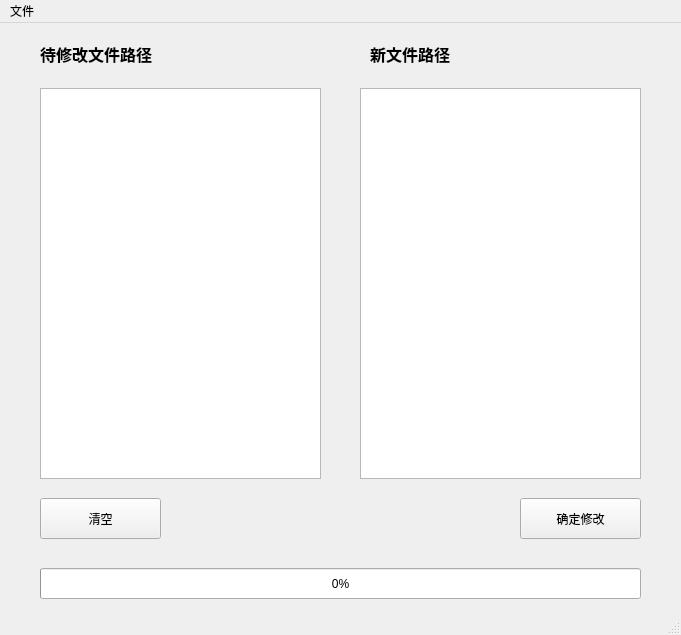
<?xml version="1.0" encoding="UTF-8"?>
<ui version="4.0">
 <class>MainWindow</class>
 <widget class="QMainWindow" name="MainWindow">
  <property name="geometry">
   <rect>
    <x>0</x>
    <y>0</y>
    <width>681</width>
    <height>635</height>
   </rect>
  </property>
  <property name="windowTitle">
   <string>农药编程-文件名修改工具v1.0</string>
  </property>
  <widget class="QWidget" name="centralwidget">
   <widget class="QListWidget" name="listWidget1">
    <property name="geometry">
     <rect>
      <x>40</x>
      <y>65</y>
      <width>281</width>
      <height>391</height>
     </rect>
    </property>
   </widget>
   <widget class="QPushButton" name="pushButtonOk">
    <property name="geometry">
     <rect>
      <x>520</x>
      <y>475</y>
      <width>121</width>
      <height>41</height>
     </rect>
    </property>
    <property name="text">
     <string>确定修改</string>
    </property>
   </widget>
   <widget class="QPushButton" name="pushButtonClear">
    <property name="geometry">
     <rect>
      <x>40</x>
      <y>475</y>
      <width>121</width>
      <height>41</height>
     </rect>
    </property>
    <property name="text">
     <string>清空</string>
    </property>
   </widget>
   <widget class="QProgressBar" name="progressBar">
    <property name="geometry">
     <rect>
      <x>40</x>
      <y>545</y>
      <width>601</width>
      <height>31</height>
     </rect>
    </property>
    <property name="value">
     <number>0</number>
    </property>
   </widget>
   <widget class="QListWidget" name="listWidget2">
    <property name="geometry">
     <rect>
      <x>360</x>
      <y>65</y>
      <width>281</width>
      <height>391</height>
     </rect>
    </property>
   </widget>
   <widget class="QLabel" name="label">
    <property name="geometry">
     <rect>
      <x>40</x>
      <y>20</y>
      <width>281</width>
      <height>21</height>
     </rect>
    </property>
    <property name="font">
     <font>
      <pointsize>12</pointsize>
      <bold>true</bold>
     </font>
    </property>
    <property name="text">
     <string>待修改文件路径</string>
    </property>
    <property name="alignment">
     <set>Qt::AlignLeading|Qt::AlignLeft|Qt::AlignVCenter</set>
    </property>
   </widget>
   <widget class="QLabel" name="label_2">
    <property name="geometry">
     <rect>
      <x>370</x>
      <y>20</y>
      <width>271</width>
      <height>21</height>
     </rect>
    </property>
    <property name="font">
     <font>
      <pointsize>12</pointsize>
      <bold>true</bold>
     </font>
    </property>
    <property name="text">
     <string>新文件路径</string>
    </property>
    <property name="alignment">
     <set>Qt::AlignLeading|Qt::AlignLeft|Qt::AlignVCenter</set>
    </property>
   </widget>
  </widget>
  <widget class="QMenuBar" name="menubar">
   <property name="geometry">
    <rect>
     <x>0</x>
     <y>0</y>
     <width>681</width>
     <height>17</height>
    </rect>
   </property>
   <widget class="QMenu" name="menu">
    <property name="title">
     <string>文件</string>
    </property>
    <addaction name="actionOpenFolder"/>
    <addaction name="actionOpenCsv"/>
    <addaction name="actionCheckPath"/>
   </widget>
   <addaction name="menu"/>
  </widget>
  <widget class="QStatusBar" name="statusbar"/>
  <action name="actionOpenFolder">
   <property name="text">
    <string>打开文件夹...</string>
   </property>
  </action>
  <action name="actionOpenCsv">
   <property name="text">
    <string>打开csv文件...</string>
   </property>
  </action>
  <action name="actionCheckPath">
   <property name="text">
    <string>检查路径</string>
   </property>
  </action>
 </widget>
 <resources/>
 <connections/>
</ui>
